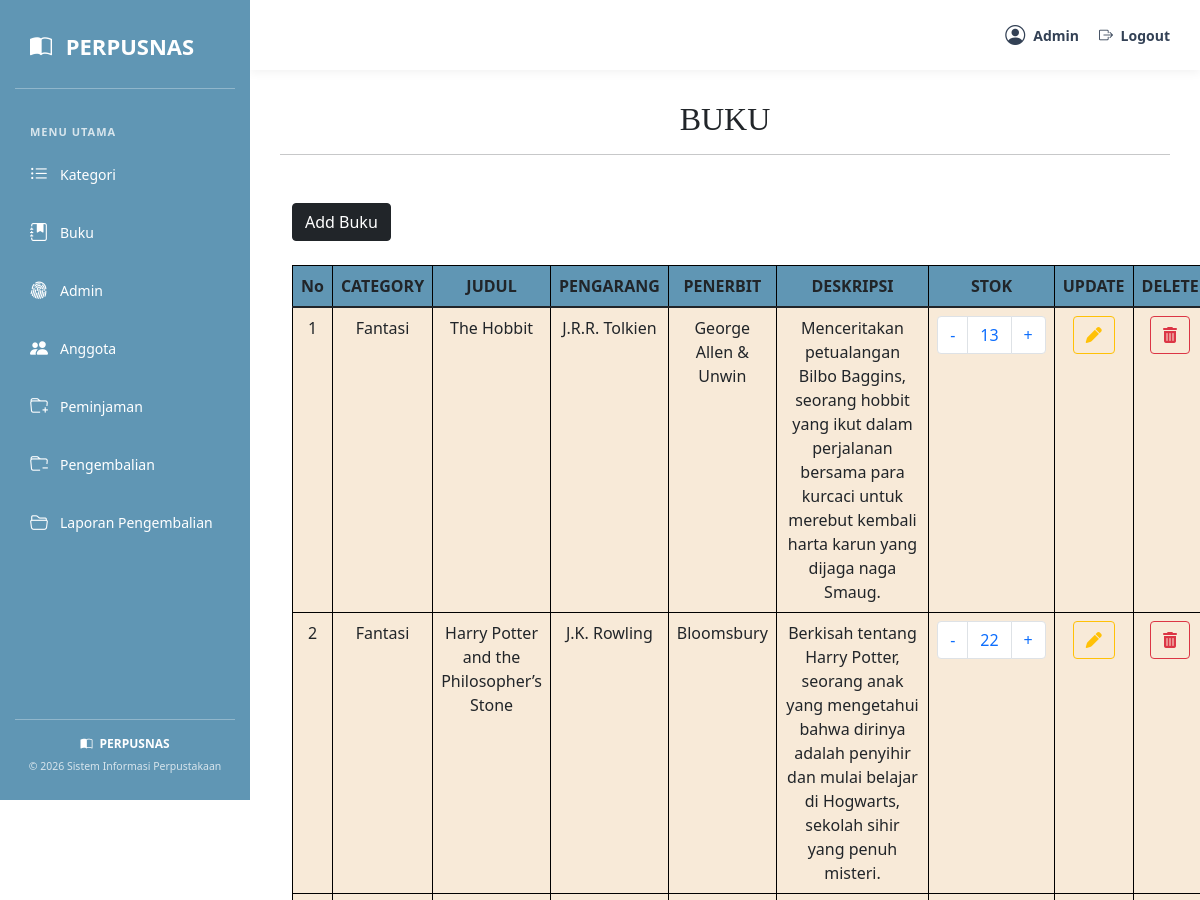
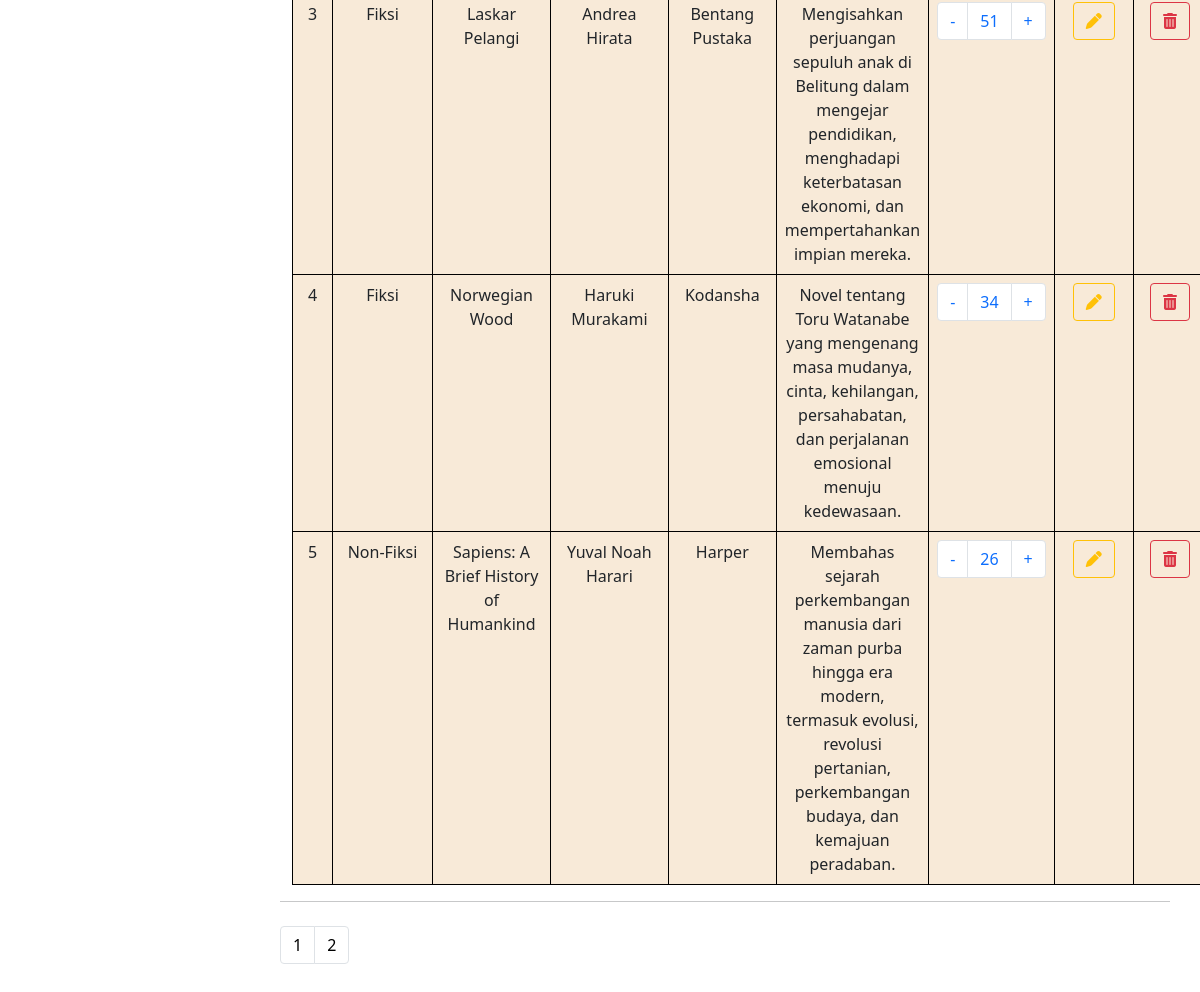
The page /loginadmin/index.php?f=buku&m=select (signed in) on the database its author committed (2 pictures, top to bottom).
### tables this page shows
CREATE TABLE `t_buku` (
  `f_id` int(11) NOT NULL,
  `f_idkategori` int(11) NOT NULL,
  `f_judul` varchar(200) NOT NULL,
  `f_pengarang` varchar(200) NOT NULL,
  `f_penerbit` varchar(200) NOT NULL,
  `f_deskripsi` varchar(700) NOT NULL,
  `created_at` timestamp NOT NULL DEFAULT current_timestamp(),
  `updated_at` timestamp NOT NULL DEFAULT current_timestamp() ON UPDATE current_timestamp()
);

CREATE TABLE `t_kategori` (
  `f_id` int(11) NOT NULL,
  `f_kategori` varchar(200) NOT NULL,
  `created_at` timestamp NOT NULL DEFAULT current_timestamp(),
  `updated_at` timestamp NOT NULL DEFAULT current_timestamp() ON UPDATE current_timestamp()
);

### dbcontroller.php (called while the page is built, shortened)
<?php class dbcontroller
{
    private $host = "127.0.0.1";
    private $user = "root";
    private $password = "";
    private $database = "perpus";
    private $koneksi;
    public function __construct()
    {
        $this->koneksi = $this->koneksiDB();
    }
    public function koneksiDB()
    {
        $koneksi = mysqli_connect($this->host, $this->user, $this->password, $this->database);
        return $koneksi;
    }
    public function getALL($sql)
    {
        $result = mysqli_query($this->koneksi, $sql);
        $data = [];
        while ($row = mysqli_fetch_assoc($result)) {
            $data[] = $row;
        }
        return $data;
    }
    public function rowCOUNT($sql)
    {
        $result = mysqli_query($this->koneksi, $sql);
        $count = mysqli_num_rows($result);
        return $count;
    }
}

### buku/select.php (the view, shortened to what this page needs)
<?php
$jumlahdata = $db->rowCOUNT("SELECT f_id FROM t_buku");
$banyak = 5;
$halaman = ceil($jumlahdata / $banyak);
if (isset($_GET['p'])) {
    $p = (int) $_GET['p'];
    if ($p < 1) {
        $p = 1;
    }
    $mulai = ($p * $banyak) - $banyak;
} else {
    $mulai = 0;
}
$sql = "SELECT DISTINCT
        t_buku.f_id AS f_id,
        f_judul,
        f_kategori,
        f_pengarang,
        f_penerbit,
        f_deskripsi
        FROM t_buku
        INNER JOIN t_kategori
        ON t_buku.f_idkategori = t_kategori.f_id
        ORDER BY t_buku.f_id ASC
        LIMIT $mulai, $banyak";
$row = $db->getALL($sql);
$no = 1 + $mulai;
?>
<!DOCTYPE html>
<html lang="en">
<head>
    <link rel="stylesheet" href="../bootstrap/css/bootstrap.css">
    <link rel="stylesheet" href="https://cdnjs.cloudflare.com/ajax/libs/font-awesome/6.2.0/css/all.min.css">
</head>
<body>
    <strong>
        <center>
            <h2 style="font-family:Georgia, 'Times New Roman', Times, serif;">
                BUKU
            </h2>
            <hr>
        </center>
    </strong>
    <div class="mt-5">
        <div class="container">
            <div class="float-left mr-4">
                <a class="btn btn-dark" href="?f=buku&m=insert">
                    Add Buku
                </a>
            </div>
            <br>
            <table class="table table-bordered w-80" style="border-color: black">
                <thead class="text-center">
                    <tr class="warna">
                        <th>No</th>
                        <th>CATEGORY</th>
                        <th>JUDUL</th>
                        <th>PENGARANG</th>
                        <th>PENERBIT</th>
                        <th>DESKRIPSI</th>
                        <th>STOK</th>
                        <th>UPDATE</th>
                        <th>DELETE</th>
                    </tr>
                </thead>
                <tbody class="warna1" align="center">
                    <?php if (!empty($row)) { ?>
                        <?php foreach ($row as $r): ?>
                            <?php
                            $eksemplar = $db->rowCOUNT(
                                "SELECT f_id FROM t_detailbuku
                                WHERE f_status='Tersedia'
                                AND f_idbuku=" . (int) $r['f_id']
                            );
                            ?>
                            <tr>
                                <td><?php echo $no++; ?></td>
                                <td><?php echo $r['f_kategori']; ?></td>
                                <td><?php echo $r['f_judul']; ?></td>
                                <td><?php echo $r['f_pengarang']; ?></td>
                                <td><?php echo $r['f_penerbit']; ?></td>
                                <td><?php echo $r['f_deskripsi']; ?></td>
                                <td>
                                    <nav aria-label="stock">
                                        <ul class="pagination justify-content-center mb-0">
                                            <li class="page-item">
                                                <a class="page-link"
                                                    href="?f=buku&m=select&idbuku=<?php echo $r['f_id']; ?>&updatestock=kurang">
                                                    -
                                                </a>
                                            </li>
                                            <li class="page-item">
                                                <a class="page-link" href="#">
                                                    <?php echo $eksemplar; ?>
                                                </a>
                                            </li>
                                            <li class="page-item">
                                                <a class="page-link"
                                                    href="?f=buku&m=select&idbuku=<?php echo $r['f_id']; ?>&updatestock=tambah">
                                                    +
                                                </a>
                                            </li>
                                        </ul>
                                    </nav>
                                </td>
                                <td width="5%">
                                    <a class="btn btn-outline-warning" href="?f=buku&m=update&id=<?php echo $r['f_id']; ?>">
                                        <i class="fa-solid fa-pen"></i>
                                    </a>
                                </td>
                                <td width="5%">
                                    <a class="btn btn-outline-danger" href="?f=buku&m=delete&id=<?php echo $r['f_id']; ?>">
                                        <i class="fa-solid fa-trash-can"></i>
                                    </a>
                                </td>
                            </tr>
                        <?php endforeach; ?>
                    <?php } ?>
                </tbody>
            </table>
        </div>
    </div>
</body>
</html>
<nav aria-label="Pagination">
    <hr class="my-0" />
    <ul class="pagination my-4">
        <?php for ($i = 1; $i <= $halaman; $i++): ?>
            <li class="page-item">
                <a class="page-link" style="color:black;" href="?f=buku&m=select&p=<?php echo $i; ?>">
                    <?php echo $i; ?>
                </a>
            </li>
        <?php endfor; ?>
    </ul>
</nav>

### loginadmin/index.php (style rules this page uses)
* { box-sizing: border-box; }
body { background-color: #fff8f2; font-family: 'Segoe UI', Arial, sans-serif; margin: 0; }

### buku/select.php (style rules this page uses)
.warna { background-color: #6096B4; }
.warna1 { background-color: #F8EAD8; }

### rows shown on the page
t_buku: f_idkategori.f_kategori "Fantasi", f_judul "The Hobbit", f_pengarang "J.R.R. Tolkien", f_penerbit "George Allen & Unwin", f_deskripsi "Menceritakan petualangan Bilbo Baggins, seorang hobbit yang ikut dalam perjalanan bersama para kurcaci untuk merebut kembali harta karun yang dijaga naga Smaug.", eksemplar "13"
t_buku: f_idkategori.f_kategori "Fantasi", f_judul "Harry Potter and the Philosopher’s Stone", f_pengarang "J.K. Rowling", f_penerbit "Bloomsbury", f_deskripsi "Berkisah tentang Harry Potter, seorang anak yang mengetahui bahwa dirinya adalah penyihir dan mulai belajar di Hogwarts, sekolah sihir yang penuh misteri.", eksemplar "22"
t_buku: f_idkategori.f_kategori "Fiksi", f_judul "Laskar Pelangi", f_pengarang "Andrea Hirata", f_penerbit "Bentang Pustaka", f_deskripsi "Mengisahkan perjuangan sepuluh anak di Belitung dalam mengejar pendidikan, menghadapi keterbatasan ekonomi, dan mempertahankan impian mereka.", eksemplar "51"
t_buku: f_idkategori.f_kategori "Fiksi", f_judul "Norwegian Wood", f_pengarang "Haruki Murakami", f_penerbit "Kodansha", f_deskripsi "Novel tentang Toru Watanabe yang mengenang masa mudanya, cinta, kehilangan, persahabatan, dan perjalanan emosional menuju kedewasaan.", eksemplar "34"
t_buku: f_idkategori.f_kategori "Non-Fiksi", f_judul "Sapiens: A Brief History of Humankind", f_pengarang "Yuval Noah Harari", f_penerbit "Harper", f_deskripsi "Membahas sejarah perkembangan manusia dari zaman purba hingga era modern, termasuk evolusi, revolusi pertanian, perkembangan budaya, dan kemajuan peradaban.", eksemplar "26"

### other values the page prints
$_SESSION['f_nama'] "Admin"
